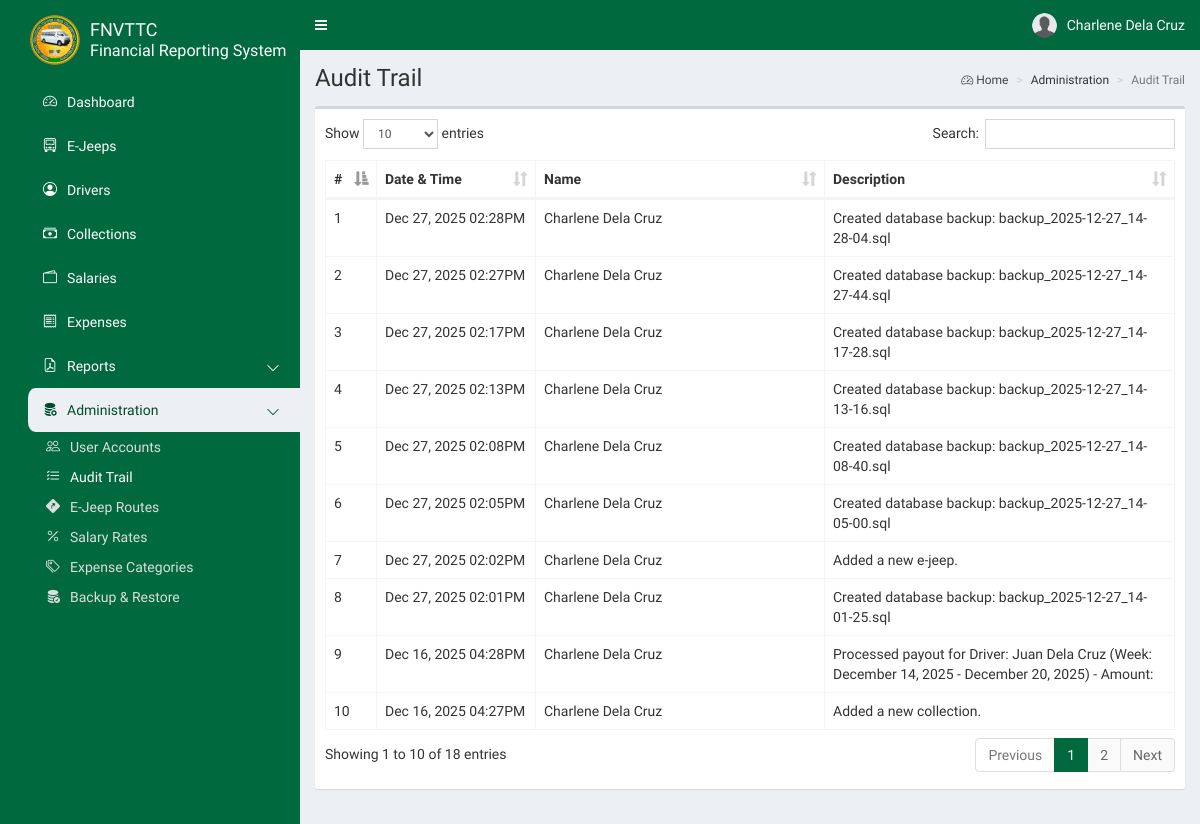
/admin/audittrail.php (signed in), run on an earlier commit of the app's database.
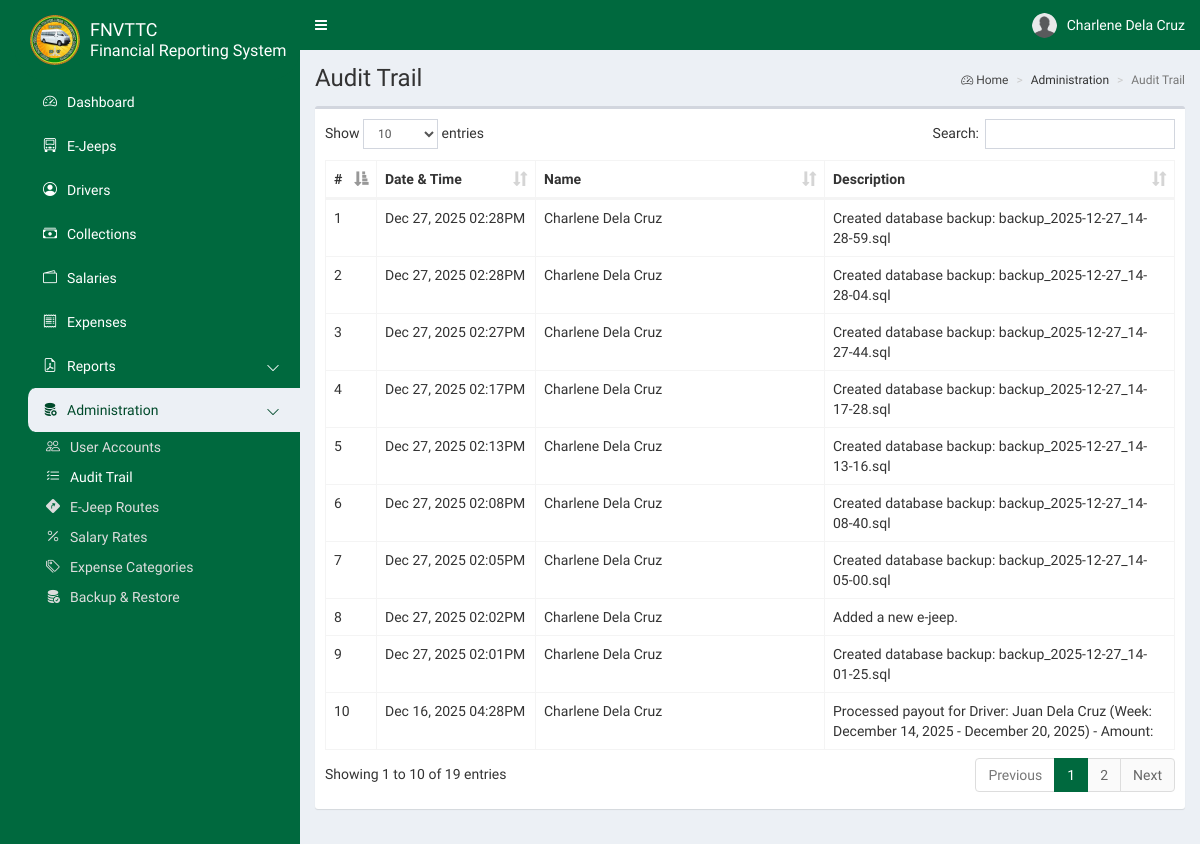
And on a later commit of the database.
### tables this page shows
CREATE TABLE `frs_trail` (
  `id` int(11) NOT NULL AUTO_INCREMENT,
  `user_id` int(11) NOT NULL,
  `description` varchar(100) NOT NULL,
  `date` datetime NOT NULL DEFAULT current_timestamp(),
  PRIMARY KEY (`id`),
  KEY `fk_trail_userid` (`user_id`),
  CONSTRAINT `fk_trail_userid` FOREIGN KEY (`user_id`) REFERENCES `frs_users` (`id`) ON DELETE NO ACTION ON UPDATE CASCADE
);

CREATE TABLE `frs_users` (
  `id` int(11) NOT NULL AUTO_INCREMENT,
  `first_name` varchar(50) NOT NULL,
  `last_name` varchar(50) NOT NULL,
  `email` varchar(50) NOT NULL,
  `password` char(32) NOT NULL,
  `type` int(1) NOT NULL,
  `image` varchar(100) NOT NULL,
  `address` varchar(100) NOT NULL,
  `contact` varchar(25) NOT NULL,
  `deleted` bit(1) NOT NULL DEFAULT b'0',
  PRIMARY KEY (`id`)
);

### config/config.php (called while the page is built, shortened)
<?php
class Connection {
    private $dbHost;
    private $dbUser;
    private $dbPass;
    private $dbName;
    public function __construct() {
        $this->dbHost = $_ENV['DB_HOST'];
        $this->dbUser = $_ENV['DB_USER'];
        $this->dbPass = $_ENV['DB_PASS'];
        $this->dbName = $_ENV['DB_NAME'];
    }
    public function getConnection() {
        try {
            $pdo = new PDO("mysql:host=" . $this->dbHost . ";dbname=" . $this->dbName, $this->dbUser, $this->dbPass);
            $pdo->setAttribute(PDO::ATTR_ERRMODE, PDO::ERRMODE_EXCEPTION);
            $pdo->setAttribute(PDO::ATTR_DEFAULT_FETCH_MODE, PDO::FETCH_ASSOC);
            return $pdo;
        }
        catch (Exception $e) {
            echo 'Error: ' . $e->getmessage();
        }
    }
}

### admin/audittrail.php (the view, shortened to what this page needs)
<?php
require_once '../config/config.php';
class Trail {
    private $db;
    public function __construct() {
        $conn = new Connection();
        $this->db = $conn->getConnection();
    }
    public function getData(){
        $trail_sql = "SELECT * FROM `frs_trail` AS a JOIN `frs_users` AS b ON a.`user_id` = b.`id` ORDER BY a.`date` DESC";
        $trail_stmt = $this->db->query($trail_sql);
        return $trail_stmt->fetchAll();
    }
}
$trail = new Trail();
$trails = $trail->getData();
?>
<!DOCTYPE html>
<html style="background-color: #00693e;">
<head>
<?php include '../common/head.php'; ?>
</head>
<body class="hold-transition skin-blue sidebar-mini">
    <div class="wrapper">
<?php include '../common/navbar.php'; ?>
<?php include '../common/sidebar.php'; ?>
        <div class="content-wrapper">
            <section class="content-header">
                <h1>Audit Trail</h1>
                <ol class="breadcrumb">
                    <li><a href="#"><i class="bi bi-speedometer2"></i> Home</a></li>
                    <li>Administration</li>
                    <li class="active">Audit Trail</li>
                </ol>
            </section>
            <section class="content">
                <div class="row">
                    <div class="col-xs-12">
                        <div class="box">
                            <div class="box-body table-responsive">
                                <table id="example1" class="table table-bordered">
                                    <thead>
                                        <tr>
                                            <th style="width: 12px; max-width: 12px !important;">#</th>
                                            <th style="width: 120px; max-width: 120px !important;">Date & Time</th>
                                            <th style="width: 250px; max-width: 250px !important;">Name</th>
                                            <th>Description</th>
                                        </tr>
                                    </thead>
                                    <tbody>
<?php
$id = 1;
foreach ($trails as $row) { ?>
<tr>
    <td><?php echo $id; ?></td>
    <td><?php echo (new DateTime($row['date']))->format('M d, Y h:iA'); ?></td>
    <td><?php echo $row['first_name'] . " " . $row['last_name']; ?></td>
    <td><?php echo $row['description']; ?></td>
</tr>
<?php $id++; } ?>
                                    </tbody>
                                </table>
                            </div>
                        </div>
                    </div>
                </div>
            </section>
        </div>
    </div>
</body>
</html>

What changed in the data, as far as the page shows it:
no longer on this page (row unchanged): frs_trail: date "Dec 16, 2025 04:27PM", user.first_name "Charlene", user.last_name "Dela Cruz", description "Added a new collection."
added frs_trail: date "Dec 27, 2025 02:28PM", user.first_name "Charlene", user.last_name "Dela Cruz", description "Created database backup: backup_2025-12-27_14-28-59.sql"
Also different on the page:
text written by a page script: "Show entries Search: Showing 1 to 10 of 18 entries Previous 1 2 Next" → "Show entries Search: Showing 1 to 10 of 19 entries Previous 1 2 Next"
